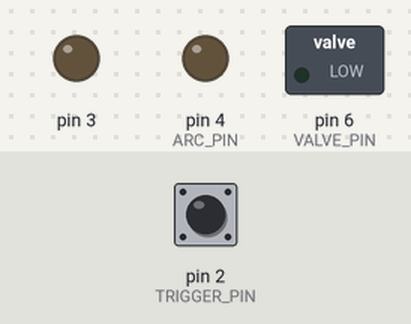
The sketch below on a simulated Arduino Uno, built with avr-gcc and run on an emulated ATmega328P. Shown: switched loads named in the sketch (green lamp = pin HIGH), output pins drawn as LEDs (lit = HIGH). Inputs (shaded band) come from the test bench; at power-on: pin 2 (TRIGGER_PIN) HIGH.

Above: at 1.2 s.
1.3 s: pin 2 (TRIGGER_PIN) pulled LOW for 0.15 s
At 1.37 s:
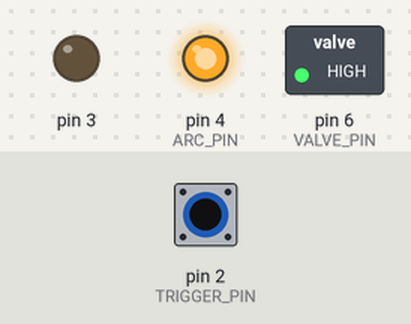
2.9 s: pin 2 (TRIGGER_PIN) pulled LOW for 3.2 s
At 7.1 s:
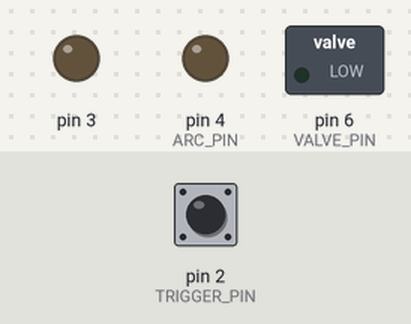
Timing chart, 0 to 8.6 s (numbered marks = the images above; inputs shaded):
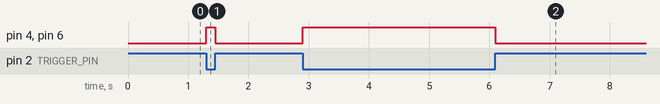

The sketch:

controller.ino
```cpp
//#define SERIAL_OUT

#define TRIGGER_PIN 2
#define ARC_PIN 4
#define VALVE_PIN 6

#define MAX_THROWING_TIME 5000 //max duration in ms
//#define ARC_IGNITION_TIME 500

//triigger states
bool state = false;
bool lastState = false;

bool arcing = false;
bool firing = false;

//timestamps of individual actions to stop asyncly after timeout
long fireTime = 0;
long arcTime = 0;

void setup() {
  #ifdef SERIAL_OUT
  Serial.begin(9600);
  #endif

  pinMode(TRIGGER_PIN, INPUT_PULLUP);
  groundPin(3);//ground for trigger button (didn't want to solder to many wires to one gnd pin -> remove if you can solder)
  pinMode(ARC_PIN, OUTPUT);
  pinMode(VALVE_PIN, OUTPUT);

  attachInterrupt(digitalPinToInterrupt(TRIGGER_PIN), triggerChanged, CHANGE);//call callback every time the trigger gets activated
}

void loop() {
  checkState();
  checkTimers();
}

void checkState(){//react if state changed
  //trigger triggered?
  if(state == lastState)
    return;

  if(!state)
    stopFire();
  else{
    //filter out weird behaviour when trigger button is in transition between triggered and not triggered state
    delay(3);
    if(digitalRead(TRIGGER_PIN) == HIGH)
      state = false;
    else
      startFire();
  }

  lastState = state;
}

void checkTimers(){//react if time limits reached
  //asynchronosly turn of fire extinguishing after delay
  if(millis() - fireTime >= MAX_THROWING_TIME && state && firing)
    stopFire();

#ifdef ARC_IGNITION_TIME
  //asynchronosly turn of arc iginition after delay
  if( millis() - arcTime >= ARC_IGNITION_TIME && state && arcing)
    stopArc();
#endif
}

void triggerChanged(){//callback for interrupt on change of trigger
  if(digitalRead(TRIGGER_PIN) == LOW)
    state = true;
  else
    state = false;
}

void startFire(){
  digitalWrite(ARC_PIN, HIGH);
  digitalWrite(VALVE_PIN, HIGH);

  fireTime = millis();
  arcTime = millis();
  arcing = true;
  firing = true;

  #ifdef SERIAL_OUT
  Serial.println("fire started");
  #endif
}

void stopFire(){
  digitalWrite(VALVE_PIN, LOW);
  digitalWrite(ARC_PIN, LOW);//if the igintion timeout wasnt reached
  arcing = false;
  firing = false;

  #ifdef SERIAL_OUT
  Serial.println("fire stopped");
  #endif
}

void stopArc(){
  digitalWrite(ARC_PIN, LOW);
  arcing = false;

  #ifdef SERIAL_OUT
  Serial.println("arc stopped");
  #endif
}

void groundPin(int pin){//connects pin to ground - only capable for dealing with low currents
  pinMode(pin, OUTPUT);
  digitalWrite(pin, LOW);
}
```

Measured:
- after the input at 1.3 s, pin 4 (ARC_PIN), pin 6 (VALVE_PIN): LOW → HIGH at once, → LOW 0.15 s later
- after the input at 2.9 s, pin 4 (ARC_PIN), pin 6 (VALVE_PIN): LOW → HIGH at once, → LOW 3.2 s later
